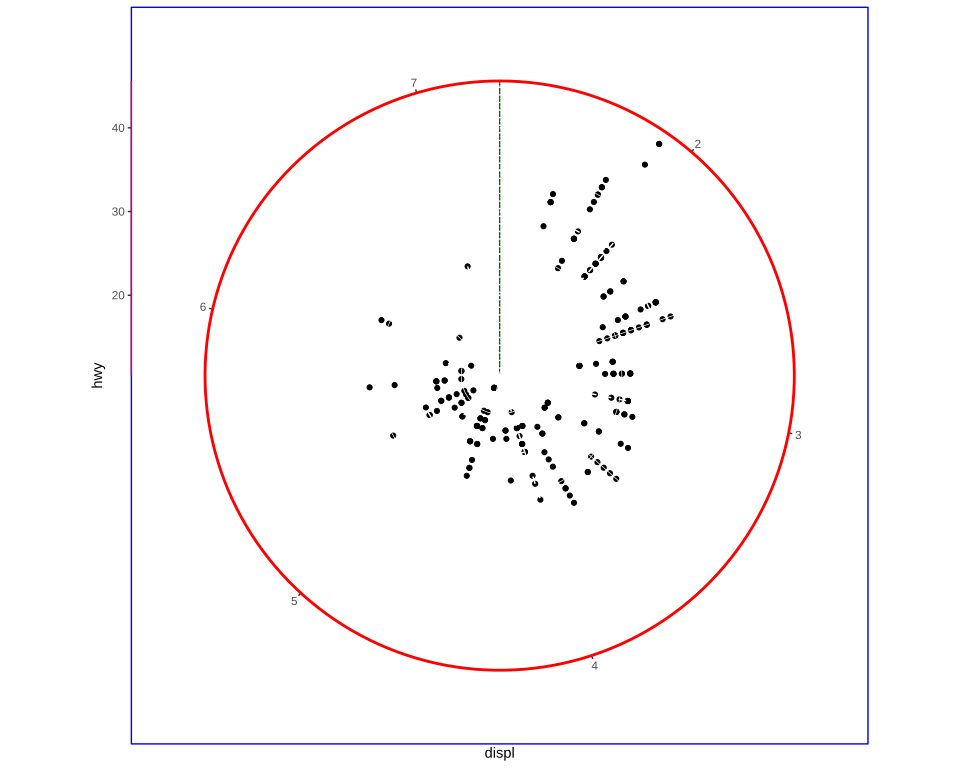

Write R code to recreate this figure.
# The plot test/golden/theme_radial_lines.svg draws, drawn by ggplot2 itself, as ggplot2's own
# visual tests draw their snapshots: the independent check on that golden whenever it changes. The
# suite never runs this; it needs R, ggplot2 and vdiffr, saved as the Docker image
# giggly-r:ggplot2-4.0.3. From the repository's root:
#
#   docker run --rm -v "$PWD/test/golden":/golden:ro giggly-r:ggplot2-4.0.3 \
#     Rscript /golden/theme_radial_lines.R > theme_radial_lines.ggplot2.svg
#
# and compare the two drawings element by element, as test/golden/point.R describes.
#
# A radial panel with its axes drawn as lines, its border and the panel on top. The radius axis's
# line runs up the panel's left edge from the circle's centre to its top, 30 points munched as a
# spoke is; the angle axis's, red and a millimetre wide, round the circle's edge, 186 points
# munched as a grid circle is, after the angle axis's ticks. The panel's background, an unfilled
# disc bordered dotted green, and its dashed major grid lines are drawn over the points, under the
# angle axis and the border, a rectangle round the whole panel, which is not clipped.
#
# First checked with ggplot2 4.0.3 and vdiffr 1.0.9: every element matches, in ggplot2's order,
# and every clip path but svglite's around the whole drawing, as test/golden/theme_radial.R's.

library(ggplot2)

plot <- ggplot(mpg, aes(displ, hwy)) +
  geom_point() +
  coord_radial() +
  theme_gray() +
  theme(
    axis.line = element_line(colour = "red"),
    axis.line.theta = element_line(linewidth = 1),
    panel.border = element_rect(colour = "blue"),
    panel.grid.major = element_line(linetype = "dashed"),
    panel.background = element_rect(fill = NA, colour = "darkgreen", linetype = "dotted"),
    panel.ontop = TRUE
  )

file <- tempfile(fileext = ".svg")
vdiffr::write_svg(plot, file)
cat(readLines(file), sep = "\n")
